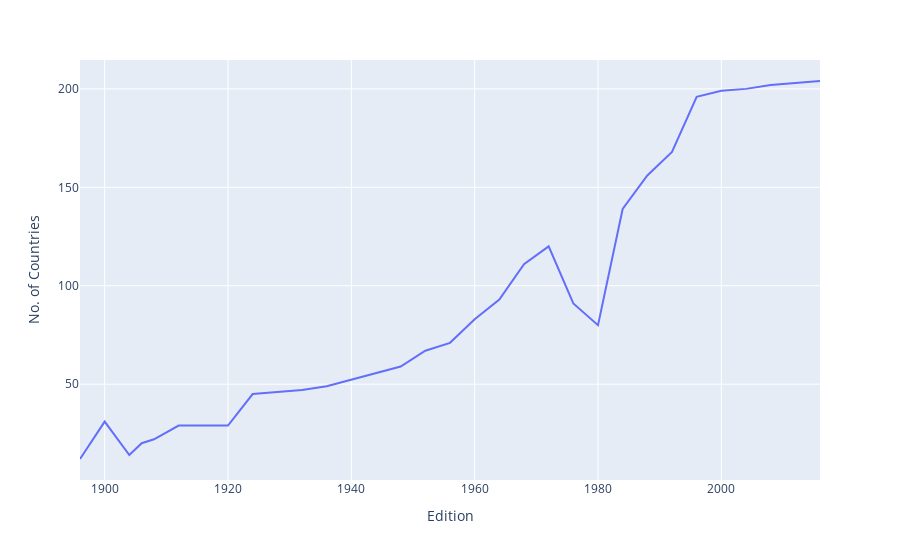

This figure's notebook cell:
### Code cell
fig = px.line(nations_over_time, x='Edition', y='No. of Countries')
fig.show()

### Figure 1 — Plotly figure (JSON) as saved in the notebook; plotly's stock layout.template omitted (floating-point values rounded to 4 significant figures)
{"data": [{"hovertemplate": "Edition=%{x}<br>No. of Countries=%{y}<extra></extra>", "legendgroup": "", "line": {"color": "#636efa", "dash": "solid"}, "marker": {"symbol": "circle"}, "mode": "lines", "name": "", "orientation": "v", "showlegend": false, "type": "scatter", "x": [1896, 1900, 1904, 1906, 1908, 1912, 1920, 1924, 1928, 1932, 1936, 1948, 1952, 1956, 1960, 1964, 1968, 1972, 1976, 1980, 1984, 1988, 1992, 1996, 2000, 2004, 2008, 2012, 2016], "xaxis": "x", "y": [12, 31, 14, 20, 22, 29, 29, 45, 46, 47, 49, 59, 67, 71, 83, 93, 111, 120, 91, 80, 139, 156, 168, 196, 199, 200, 202, 203, 204], "yaxis": "y"}], "layout": {"legend": {"tracegroupgap": 0}, "margin": {"t": 60}, "xaxis": {"anchor": "y", "domain": [0, 1], "title": {"text": "Edition"}}, "yaxis": {"anchor": "x", "domain": [0, 1], "title": {"text": "No. of Countries"}}}}
